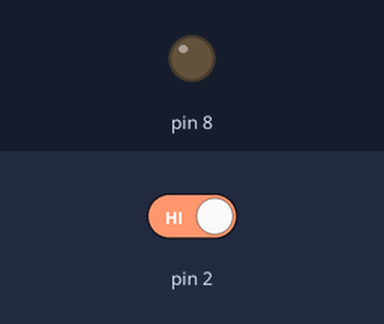
The sketch below on a simulated Arduino Uno, built with avr-gcc and run on an emulated ATmega328P. Parts: output pins drawn as LEDs (lit = HIGH). The inputs (shaded band) are chosen by the test bench; at power-on: pin 2 HIGH. What the sketch prints to the serial monitor is not drawn.

Above: at 1.2 s.
1.3 s: pin 2 driven LOW
At 2.0 s:
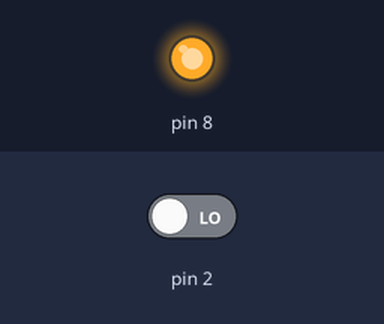
2.8 s: pin 2 driven HIGH
At 3.2 s:
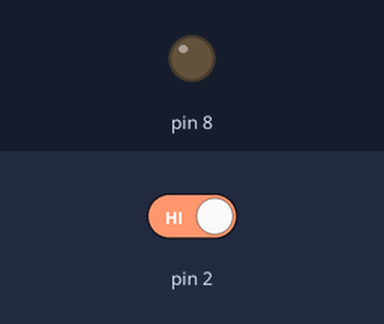
Timing chart, 0 to 5.8 s (numbered marks = the images above; inputs shaded):
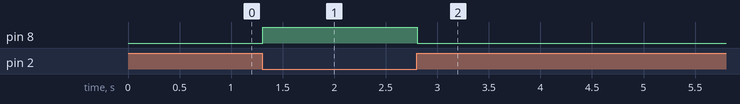

Measured:
- after the input at 1.3 s, pin 8: LOW → HIGH at once
- after the input at 2.8 s, pin 8: HIGH → LOW at once

The sketch:

sketch_buttonSerial.ino
```cpp
/* BUTTON AND SERIAL!
 * Programma che comunica al canale serial di comunicazione di arduino
 * il valore letto da un pin digitale e regola lo stato di un pin output
 * Arduino UNO
 */

void setup() {
  //inizializzo il canale di comunicazione seriale
  Serial.begin(9600);
  //inizializzo il pin2 come input
  pinMode(2,INPUT);
  pinMode(8,OUTPUT);

}

void loop() {
  // leggo il valore del pin2
  int val = digitalRead(2);
  //stampo il valore sul serial
  Serial.println(val,DEC);
  //regolo lo status di un pin in output
  if(val==LOW){
    digitalWrite(8, HIGH);
  }else{
    digitalWrite(8, LOW);
  }


}
```
